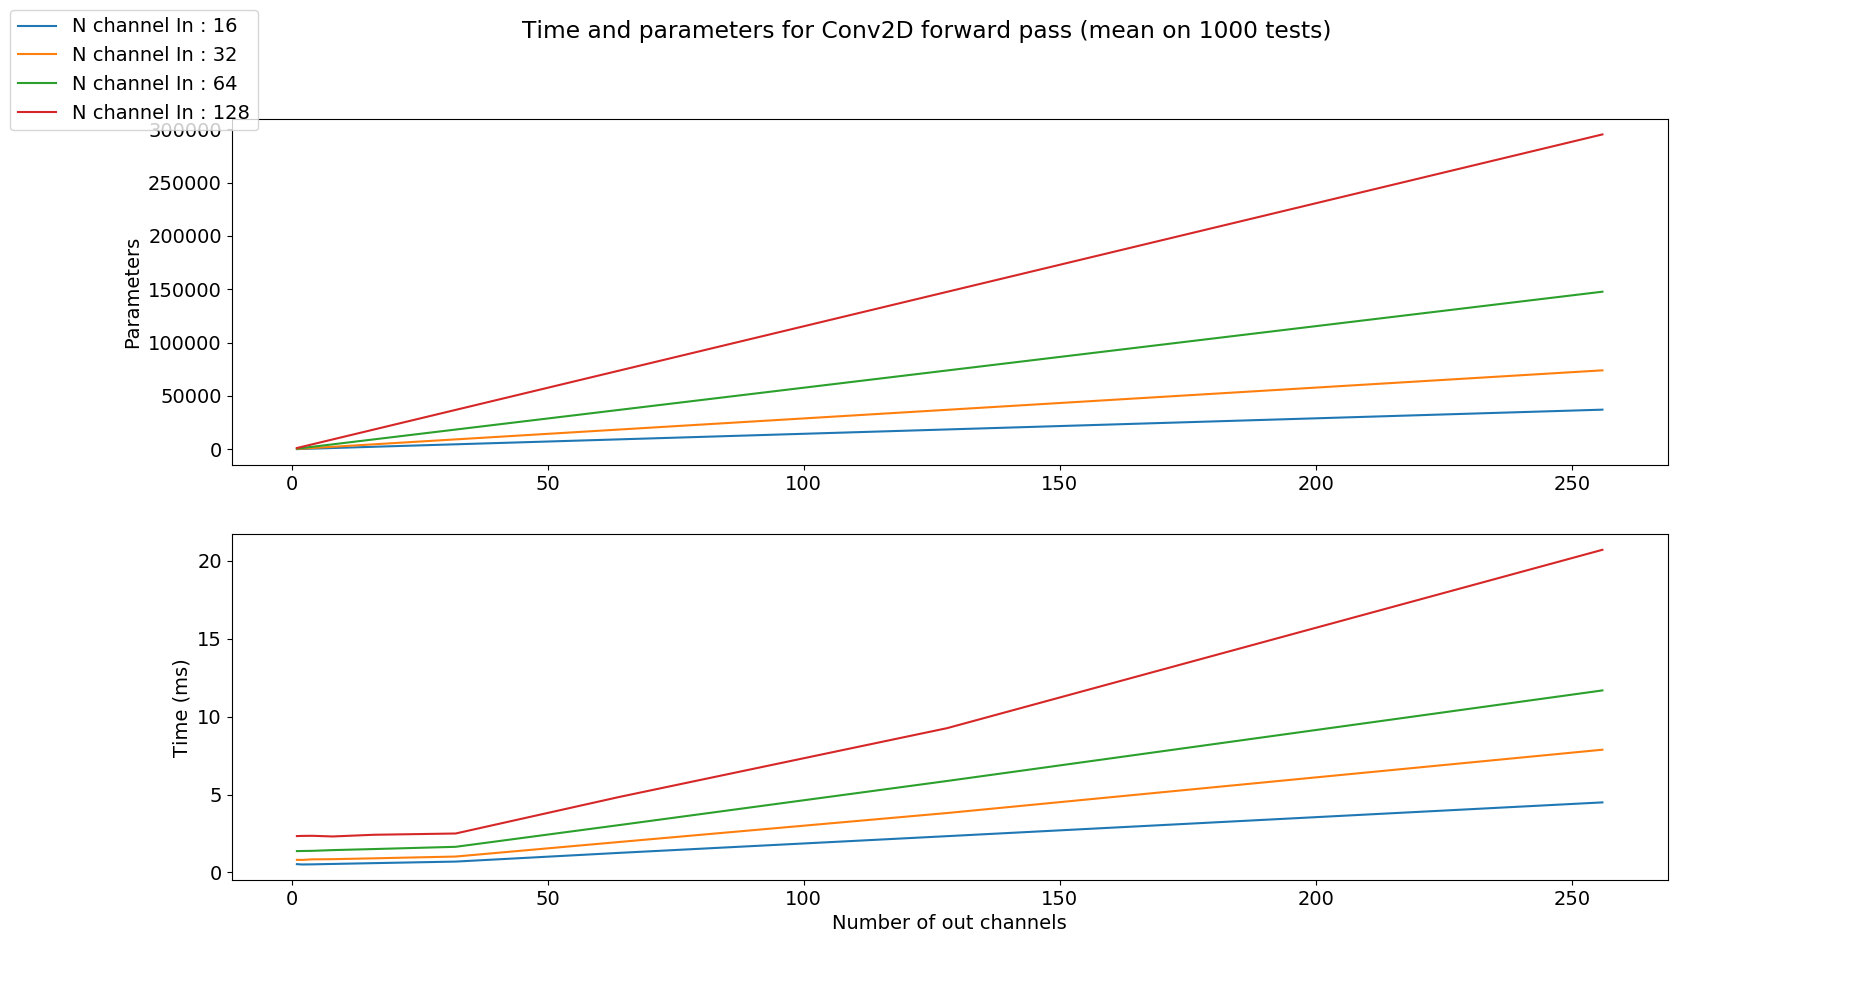

Write Python code to recreate this figure.
import time
import torch
import torch.nn as nn
import numpy as np
import matplotlib.pyplot as plt

plt.rcParams.update({'font.size': 14})

BATCH_SIZE = 1

C_in = [16, 32, 64, 128]
H_in = 256
W_in = 256
C_out = [1, 2, 4, 8, 16, 32, 64, 128, 256]
K = 3
S = 1
P = 0
D = 1
G = 1
bias = True

N_TEST = 1000
DEVICE = torch.device('cuda' if torch.cuda.is_available() else 'cpu')

if __name__ == '__main__':
    print(f'You are currently running with device : {DEVICE}')

    fig, axs = plt.subplots(2)
    fig.suptitle(f'Time and parameters for Conv2D forward pass (mean on {N_TEST} tests)')
    axs[0].set_ylabel('Parameters')
    axs[1].set_ylabel('Time (ms)')
    axs[1].set_xlabel('Number of out channels')
    with torch.no_grad():
        for c_in in C_in:
            img_size = (BATCH_SIZE, c_in, H_in, W_in)
            inputs = np.zeros(img_size)
            inputs = torch.from_numpy(inputs).float().to(DEVICE)
            n_params = []
            times = []
            for c_out in C_out:
                print(f'Running for C_in : {c_in} and C_out : {c_out}')
                net = nn.Conv2d(c_in, c_out, K, S, P, D, G, bias).to(DEVICE)
                n_params.append(sum(p.numel() for p in net.parameters()))
                t0 = time.time()
                for _ in range(N_TEST):
                    _ = net.forward(inputs)
                times.append((time.time() - t0) / N_TEST * 1000)

            axs[0].plot(C_out, n_params, label=f'N channel In : {c_in}')
            axs[1].plot(C_out, times, label=f'N channel In: {c_in}')

        handles, labels = axs[0].get_legend_handles_labels()
        fig.legend(handles, labels, loc='upper left')
        plt.show()
